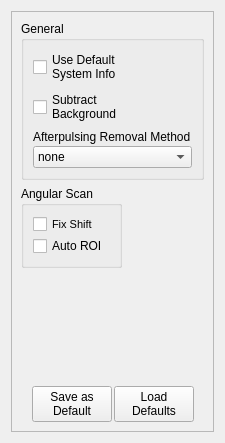
<?xml version="1.0" encoding="UTF-8"?>
<ui version="4.0">
 <class>DataProcessingOptions</class>
 <widget class="QWidget" name="DataProcessingOptions">
  <property name="geometry">
   <rect>
    <x>0</x>
    <y>0</y>
    <width>225</width>
    <height>443</height>
   </rect>
  </property>
  <property name="windowTitle">
   <string>Data Processing Options</string>
  </property>
  <layout class="QGridLayout" name="gridLayout_2">
   <property name="spacing">
    <number>0</number>
   </property>
   <item row="0" column="0">
    <widget class="QFrame" name="frame">
     <property name="frameShape">
      <enum>QFrame::StyledPanel</enum>
     </property>
     <property name="frameShadow">
      <enum>QFrame::Raised</enum>
     </property>
     <layout class="QVBoxLayout" name="verticalLayout_7">
      <item>
       <widget class="QGroupBox" name="groupBox_2">
        <property name="title">
         <string>General</string>
        </property>
        <layout class="QVBoxLayout" name="verticalLayout_3">
         <item>
          <widget class="QCheckBox" name="useDefaultSysInfo">
           <property name="toolTip">
            <string>Use default system info instead of that saved in the file</string>
           </property>
           <property name="text">
            <string>Use Default
System Info</string>
           </property>
          </widget>
         </item>
         <item>
          <widget class="QCheckBox" name="subtractBgCorr">
           <property name="text">
            <string>Subtract
Background</string>
           </property>
          </widget>
         </item>
         <item>
          <layout class="QVBoxLayout" name="verticalLayout_4">
           <property name="spacing">
            <number>2</number>
           </property>
           <item>
            <widget class="QLabel" name="label">
             <property name="text">
              <string>Afterpulsing Removal Method</string>
             </property>
            </widget>
           </item>
           <item>
            <widget class="QComboBox" name="afterpulsingRemovalMethod">
             <item>
              <property name="text">
               <string>none</string>
              </property>
             </item>
             <item>
              <property name="text">
               <string>subtract calibrated</string>
              </property>
             </item>
             <item>
              <property name="text">
               <string>filter</string>
              </property>
             </item>
            </widget>
           </item>
          </layout>
         </item>
        </layout>
       </widget>
      </item>
      <item>
       <layout class="QHBoxLayout" name="horizontalLayout_2">
        <property name="spacing">
         <number>0</number>
        </property>
        <item>
         <widget class="QGroupBox" name="groupBox">
          <property name="title">
           <string>Angular Scan</string>
          </property>
          <layout class="QVBoxLayout" name="verticalLayout_2">
           <property name="spacing">
            <number>2</number>
           </property>
           <item>
            <widget class="QCheckBox" name="fixShift">
             <property name="font">
              <font>
               <pointsize>8</pointsize>
              </font>
             </property>
             <property name="text">
              <string>Fix Shift</string>
             </property>
             <property name="tristate">
              <bool>false</bool>
             </property>
            </widget>
           </item>
           <item>
            <widget class="QCheckBox" name="autoRoi">
             <property name="text">
              <string>Auto ROI</string>
             </property>
            </widget>
           </item>
          </layout>
         </widget>
        </item>
        <item>
         <spacer name="horizontalSpacer_3">
          <property name="orientation">
           <enum>Qt::Horizontal</enum>
          </property>
          <property name="sizeHint" stdset="0">
           <size>
            <width>40</width>
            <height>20</height>
           </size>
          </property>
         </spacer>
        </item>
       </layout>
      </item>
      <item>
       <spacer name="verticalSpacer">
        <property name="orientation">
         <enum>Qt::Vertical</enum>
        </property>
        <property name="sizeType">
         <enum>QSizePolicy::MinimumExpanding</enum>
        </property>
        <property name="sizeHint" stdset="0">
         <size>
          <width>20</width>
          <height>6</height>
         </size>
        </property>
       </spacer>
      </item>
      <item>
       <layout class="QHBoxLayout" name="horizontalLayout" stretch="1,0,0,1">
        <property name="spacing">
         <number>2</number>
        </property>
        <item>
         <spacer name="horizontalSpacer">
          <property name="orientation">
           <enum>Qt::Horizontal</enum>
          </property>
          <property name="sizeHint" stdset="0">
           <size>
            <width>40</width>
            <height>20</height>
           </size>
          </property>
         </spacer>
        </item>
        <item>
         <widget class="QPushButton" name="saveButton">
          <property name="text">
           <string>Save as
Default</string>
          </property>
         </widget>
        </item>
        <item>
         <widget class="QPushButton" name="loadButton">
          <property name="text">
           <string>Load
Defaults</string>
          </property>
         </widget>
        </item>
        <item>
         <spacer name="horizontalSpacer_2">
          <property name="orientation">
           <enum>Qt::Horizontal</enum>
          </property>
          <property name="sizeHint" stdset="0">
           <size>
            <width>18</width>
            <height>20</height>
           </size>
          </property>
         </spacer>
        </item>
       </layout>
      </item>
     </layout>
    </widget>
   </item>
  </layout>
 </widget>
 <resources/>
 <connections/>
</ui>
